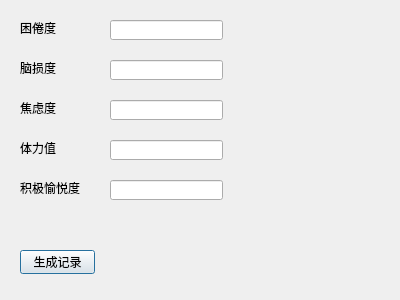
<?xml version="1.0" encoding="UTF-8"?>
<ui version="4.0">
 <class>Dialog</class>
 <widget class="QDialog" name="Dialog">
  <property name="geometry">
   <rect>
    <x>0</x>
    <y>0</y>
    <width>400</width>
    <height>300</height>
   </rect>
  </property>
  <property name="windowTitle">
   <string>记录基础状态</string>
  </property>
  <widget class="QPushButton" name="yes_button">
   <property name="geometry">
    <rect>
     <x>20</x>
     <y>250</y>
     <width>75</width>
     <height>24</height>
    </rect>
   </property>
   <property name="text">
    <string>生成记录</string>
   </property>
  </widget>
  <widget class="QLabel" name="tiredness_label">
   <property name="geometry">
    <rect>
     <x>20</x>
     <y>20</y>
     <width>54</width>
     <height>16</height>
    </rect>
   </property>
   <property name="text">
    <string>困倦度</string>
   </property>
  </widget>
  <widget class="QLabel" name="exhaustion_label">
   <property name="geometry">
    <rect>
     <x>20</x>
     <y>60</y>
     <width>54</width>
     <height>16</height>
    </rect>
   </property>
   <property name="text">
    <string>脑损度</string>
   </property>
  </widget>
  <widget class="QLabel" name="anxiety_label">
   <property name="geometry">
    <rect>
     <x>20</x>
     <y>100</y>
     <width>54</width>
     <height>16</height>
    </rect>
   </property>
   <property name="text">
    <string>焦虑度</string>
   </property>
  </widget>
  <widget class="QLabel" name="vitality_label">
   <property name="geometry">
    <rect>
     <x>20</x>
     <y>140</y>
     <width>54</width>
     <height>16</height>
    </rect>
   </property>
   <property name="text">
    <string>体力值</string>
   </property>
  </widget>
  <widget class="QLabel" name="activeness_label">
   <property name="geometry">
    <rect>
     <x>20</x>
     <y>180</y>
     <width>61</width>
     <height>16</height>
    </rect>
   </property>
   <property name="text">
    <string>积极愉悦度</string>
   </property>
  </widget>
  <widget class="QLineEdit" name="tiredness_entry">
   <property name="geometry">
    <rect>
     <x>110</x>
     <y>20</y>
     <width>113</width>
     <height>20</height>
    </rect>
   </property>
  </widget>
  <widget class="QLineEdit" name="exhaustion_entry">
   <property name="geometry">
    <rect>
     <x>110</x>
     <y>60</y>
     <width>113</width>
     <height>20</height>
    </rect>
   </property>
  </widget>
  <widget class="QLineEdit" name="anxiety_entry">
   <property name="geometry">
    <rect>
     <x>110</x>
     <y>100</y>
     <width>113</width>
     <height>20</height>
    </rect>
   </property>
  </widget>
  <widget class="QLineEdit" name="vitality_entry">
   <property name="geometry">
    <rect>
     <x>110</x>
     <y>140</y>
     <width>113</width>
     <height>20</height>
    </rect>
   </property>
  </widget>
  <widget class="QLineEdit" name="activeness_entry">
   <property name="geometry">
    <rect>
     <x>110</x>
     <y>180</y>
     <width>113</width>
     <height>20</height>
    </rect>
   </property>
  </widget>
 </widget>
 <resources/>
 <connections/>
</ui>
